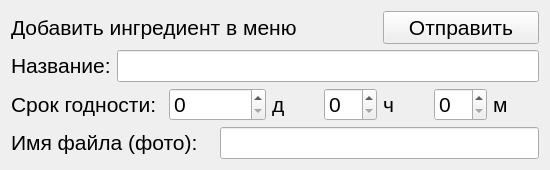
<?xml version="1.0" encoding="UTF-8"?>
<ui version="4.0">
 <class>IngredientAdderWidget</class>
 <widget class="QWidget" name="IngredientAdderWidget">
  <property name="geometry">
   <rect>
    <x>0</x>
    <y>0</y>
    <width>550</width>
    <height>170</height>
   </rect>
  </property>
  <property name="minimumSize">
   <size>
    <width>550</width>
    <height>170</height>
   </size>
  </property>
  <property name="windowTitle">
   <string>Добавить ингредиент в меню</string>
  </property>
  <layout class="QGridLayout" name="gridLayout">
   <item row="0" column="0" colspan="6">
    <widget class="QLabel" name="label">
     <property name="sizePolicy">
      <sizepolicy hsizetype="Preferred" vsizetype="Preferred">
       <horstretch>0</horstretch>
       <verstretch>0</verstretch>
      </sizepolicy>
     </property>
     <property name="text">
      <string>&lt;html&gt;&lt;head/&gt;&lt;body&gt;&lt;p&gt;&lt;span style=&quot; font-size:16pt;&quot;&gt;Добавить ингредиент в меню&lt;/span&gt;&lt;/p&gt;&lt;/body&gt;&lt;/html&gt;</string>
     </property>
    </widget>
   </item>
   <item row="0" column="6" colspan="3">
    <widget class="QPushButton" name="sendButton">
     <property name="sizePolicy">
      <sizepolicy hsizetype="Preferred" vsizetype="Preferred">
       <horstretch>0</horstretch>
       <verstretch>0</verstretch>
      </sizepolicy>
     </property>
     <property name="font">
      <font>
       <pointsize>16</pointsize>
      </font>
     </property>
     <property name="text">
      <string>Отправить</string>
     </property>
    </widget>
   </item>
   <item row="1" column="0">
    <widget class="QLabel" name="label_2">
     <property name="sizePolicy">
      <sizepolicy hsizetype="Preferred" vsizetype="Preferred">
       <horstretch>0</horstretch>
       <verstretch>0</verstretch>
      </sizepolicy>
     </property>
     <property name="text">
      <string>&lt;html&gt;&lt;head/&gt;&lt;body&gt;&lt;p&gt;&lt;span style=&quot; font-size:16pt;&quot;&gt;Название:&lt;/span&gt;&lt;/p&gt;&lt;/body&gt;&lt;/html&gt;</string>
     </property>
    </widget>
   </item>
   <item row="1" column="1" colspan="8">
    <widget class="QLineEdit" name="nameEdit">
     <property name="sizePolicy">
      <sizepolicy hsizetype="Preferred" vsizetype="Preferred">
       <horstretch>0</horstretch>
       <verstretch>0</verstretch>
      </sizepolicy>
     </property>
     <property name="font">
      <font>
       <pointsize>16</pointsize>
      </font>
     </property>
    </widget>
   </item>
   <item row="2" column="0" colspan="2">
    <widget class="QLabel" name="label_3">
     <property name="sizePolicy">
      <sizepolicy hsizetype="Preferred" vsizetype="Preferred">
       <horstretch>0</horstretch>
       <verstretch>0</verstretch>
      </sizepolicy>
     </property>
     <property name="text">
      <string>&lt;html&gt;&lt;head/&gt;&lt;body&gt;&lt;p&gt;&lt;span style=&quot; font-size:16pt;&quot;&gt;Срок годности:&lt;/span&gt;&lt;/p&gt;&lt;/body&gt;&lt;/html&gt;</string>
     </property>
    </widget>
   </item>
   <item row="2" column="2" colspan="2">
    <widget class="QSpinBox" name="daysSpinBox">
     <property name="sizePolicy">
      <sizepolicy hsizetype="Preferred" vsizetype="Preferred">
       <horstretch>0</horstretch>
       <verstretch>0</verstretch>
      </sizepolicy>
     </property>
     <property name="font">
      <font>
       <pointsize>16</pointsize>
      </font>
     </property>
     <property name="maximum">
      <number>999</number>
     </property>
    </widget>
   </item>
   <item row="2" column="4">
    <widget class="QLabel" name="label_4">
     <property name="sizePolicy">
      <sizepolicy hsizetype="Preferred" vsizetype="Preferred">
       <horstretch>0</horstretch>
       <verstretch>0</verstretch>
      </sizepolicy>
     </property>
     <property name="text">
      <string>&lt;html&gt;&lt;head/&gt;&lt;body&gt;&lt;p&gt;&lt;span style=&quot; font-size:16pt;&quot;&gt;д&lt;/span&gt;&lt;/p&gt;&lt;/body&gt;&lt;/html&gt;</string>
     </property>
    </widget>
   </item>
   <item row="2" column="5">
    <widget class="QSpinBox" name="hoursSpinBox">
     <property name="sizePolicy">
      <sizepolicy hsizetype="Preferred" vsizetype="Preferred">
       <horstretch>0</horstretch>
       <verstretch>0</verstretch>
      </sizepolicy>
     </property>
     <property name="font">
      <font>
       <pointsize>16</pointsize>
      </font>
     </property>
     <property name="maximum">
      <number>23</number>
     </property>
    </widget>
   </item>
   <item row="2" column="6">
    <widget class="QLabel" name="label_5">
     <property name="sizePolicy">
      <sizepolicy hsizetype="Preferred" vsizetype="Preferred">
       <horstretch>0</horstretch>
       <verstretch>0</verstretch>
      </sizepolicy>
     </property>
     <property name="text">
      <string>&lt;html&gt;&lt;head/&gt;&lt;body&gt;&lt;p&gt;&lt;span style=&quot; font-size:16pt;&quot;&gt;ч&lt;/span&gt;&lt;/p&gt;&lt;/body&gt;&lt;/html&gt;</string>
     </property>
    </widget>
   </item>
   <item row="2" column="7">
    <widget class="QSpinBox" name="minutesSpinBox">
     <property name="sizePolicy">
      <sizepolicy hsizetype="Preferred" vsizetype="Preferred">
       <horstretch>0</horstretch>
       <verstretch>0</verstretch>
      </sizepolicy>
     </property>
     <property name="font">
      <font>
       <pointsize>16</pointsize>
      </font>
     </property>
     <property name="maximum">
      <number>59</number>
     </property>
    </widget>
   </item>
   <item row="2" column="8">
    <widget class="QLabel" name="label_6">
     <property name="sizePolicy">
      <sizepolicy hsizetype="Preferred" vsizetype="Preferred">
       <horstretch>0</horstretch>
       <verstretch>0</verstretch>
      </sizepolicy>
     </property>
     <property name="text">
      <string>&lt;html&gt;&lt;head/&gt;&lt;body&gt;&lt;p&gt;&lt;span style=&quot; font-size:16pt;&quot;&gt;м&lt;/span&gt;&lt;/p&gt;&lt;/body&gt;&lt;/html&gt;</string>
     </property>
    </widget>
   </item>
   <item row="3" column="0" colspan="3">
    <widget class="QLabel" name="label_7">
     <property name="sizePolicy">
      <sizepolicy hsizetype="Preferred" vsizetype="Preferred">
       <horstretch>0</horstretch>
       <verstretch>0</verstretch>
      </sizepolicy>
     </property>
     <property name="text">
      <string>&lt;html&gt;&lt;head/&gt;&lt;body&gt;&lt;p&gt;&lt;span style=&quot; font-size:16pt;&quot;&gt;Имя файла (фото):&lt;/span&gt;&lt;/p&gt;&lt;/body&gt;&lt;/html&gt;</string>
     </property>
    </widget>
   </item>
   <item row="3" column="3" colspan="6">
    <widget class="QLineEdit" name="photoEdit">
     <property name="sizePolicy">
      <sizepolicy hsizetype="Preferred" vsizetype="Preferred">
       <horstretch>0</horstretch>
       <verstretch>0</verstretch>
      </sizepolicy>
     </property>
     <property name="font">
      <font>
       <pointsize>16</pointsize>
      </font>
     </property>
    </widget>
   </item>
  </layout>
 </widget>
 <resources/>
 <connections/>
</ui>
